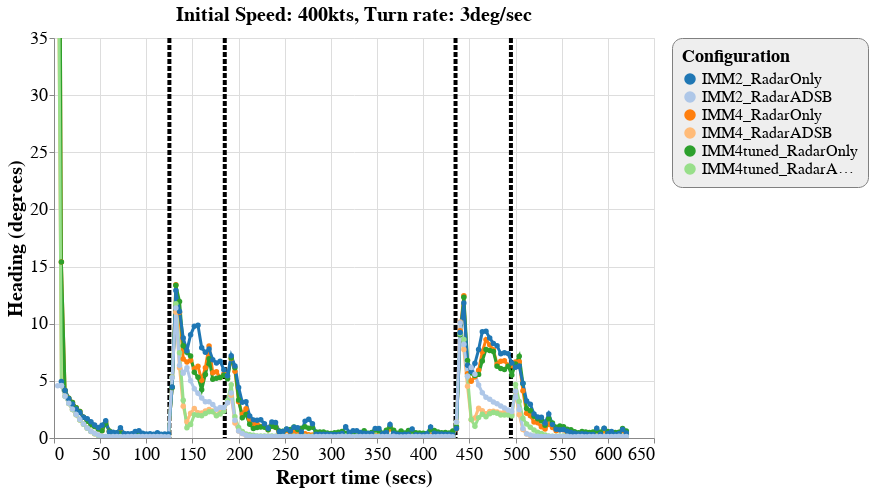

This figure's Vega-Lite source:
### Vega-Lite specification from a JSON file in a GitHub repository (floating-point values rounded to 4 significant figures; data arrays with more than 128 entries replaced by an {"elided": "..."} marker saying what was removed)
{"config": {"view": {"continuousWidth": 600, "continuousHeight": 400}, "axisX": {"labelFontSize": 18, "titleFontSize": 20}, "axisY": {"labelFontSize": 18, "titleFontSize": 20}, "font": "Times New Roman", "legend": {"cornerRadius": 10, "fillColor": "#EEEEEE", "labelFontSize": 16, "padding": 10, "strokeColor": "gray", "titleFontSize": 18}, "title": {"fontSize": 20}}, "layer": [{"data": {"name": "data-87997c275a28be1bb4863290b2aa92dd"}, "mark": {"type": "rule", "strokeDash": [5, 2], "strokeWidth": 4}, "encoding": {"color": {"type": "nominal", "field": "color", "scale": null}, "x": {"type": "quantitative", "field": "tt"}}}, {"data": {"name": "data-91e82cb218eb4b2905c9c4691c9048f9"}, "mark": {"type": "line", "point": true, "strokeWidth": 3}, "encoding": {"color": {"type": "ordinal", "field": "config", "scale": {"scheme": "category20"}, "sort": ["IMM2_RadarOnly", "IMM2_RadarADSB", "IMM4_RadarOnly", "IMM4_RadarADSB", "IMM4tuned_RadarOnly", "IMM4tuned_RadarADSB"], "title": "Configuration"}, "x": {"type": "quantitative", "field": "time", "title": "Report time (secs)"}, "y": {"type": "quantitative", "field": "rmse_hdg", "scale": {"domain": [0, 35], "zero": false}, "title": "Heading (degrees)"}}, "selection": {"selector124": {"type": "interval", "bind": "scales", "encodings": ["x", "y"]}}, "title": "Initial Speed: 400kts, Turn rate: 3deg/sec"}], "$schema": "https://vega.github.io/schema/vega-lite/v4.8.1.json", "datasets": {"data-87997c275a28be1bb4863290b2aa92dd": [{"tt": 125, "color": "black"}, {"tt": 185, "color": "black"}, {"tt": 435, "color": "black"}, {"tt": 495, "color": "black"}], "data-91e82cb218eb4b2905c9c4691c9048f9": {"elided": "929 records"}}}
